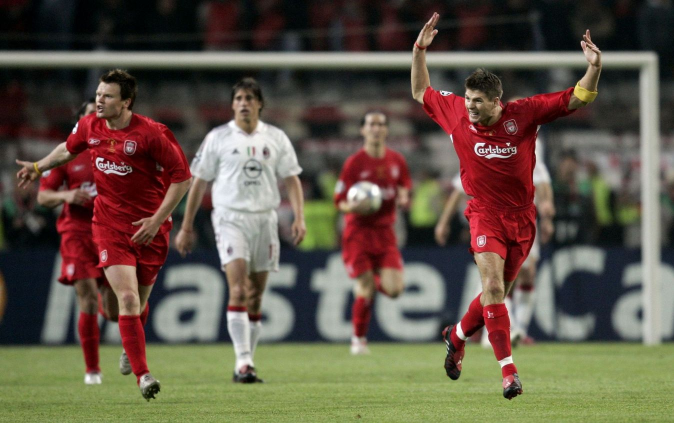
#> input picture istanbulgerrard.jpg, 1348 x 846 px, found by its file name (shown at 1/2 size); the run also reads 1 picture not shown here
$ jupyter execute Playing+with+OpenCV.ipynb   (shell and % lines are left out)
#> lines starting #> are read from the running program, lines starting #| are printed output that depends on the picture; after the words box and inside, x2 and y2 are one past the last pixel; in counts of white or black regions, pixels touching at a corner belong together
## Installing and importing OpenCV

[cell 1]
# Install using ' conda install -c conda-forge opencv ' on anaconda

import cv2

print (cv2.__version__) # no error show, we are good to go!

[cell 2]
import common #some useful opencv functions (can be found in OpenCV samples folder)
import video # some video stuff (can be found in OpenCV samples folder)
import numpy as np # matrix manipulations

#the following are to do with this interactive notebook code
from matplotlib import pyplot as plt # this lets you draw inline pictures in the notebooks
import pylab # this allows you to control figure size
pylab.rcParams['figure.figsize'] = (10.0, 8.0) # this controls figure size in the notebook

Exploring the image

[cell 3]
input_image=cv2.imread('D:\Projects\Playing with OpenCV\istanbulgerrard.jpg')
#> input_image is the input picture: shape (846, 1348, 3); mean B, G, R 72.2, 86.7, 98.1

print('Image size is {}' .format(input_image.size))
#| Image size is 3421224
print('Image shape is {}' .format(input_image.shape))
#| Image shape is (846, 1348, 3)
print('Image datatype is {}' .format(input_image.dtype))
#| Image datatype is uint8

[cell 4]
# Let's check out the image

plt.imshow(input_image)

#### Oh! it's Stevie G!

Color is screwed up coz OpenCV doesn't store images in RGB format, but in BGR format.

[cell 5]
# split channels
b,g,r=cv2.split(input_image)
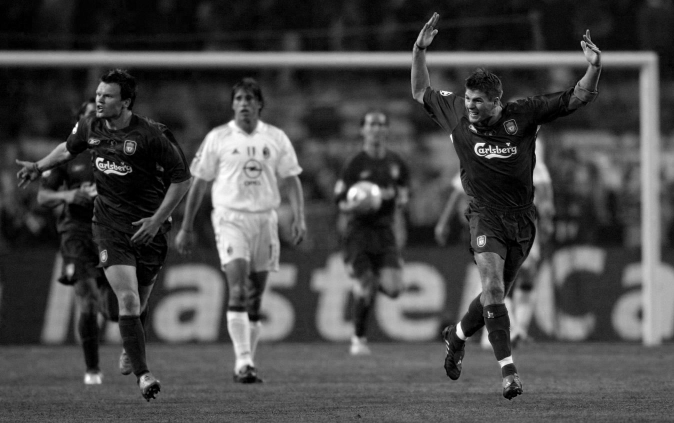
#> b: shape (846, 1348) (shown at 1/2 size); min 0, max 255, mean 72.2
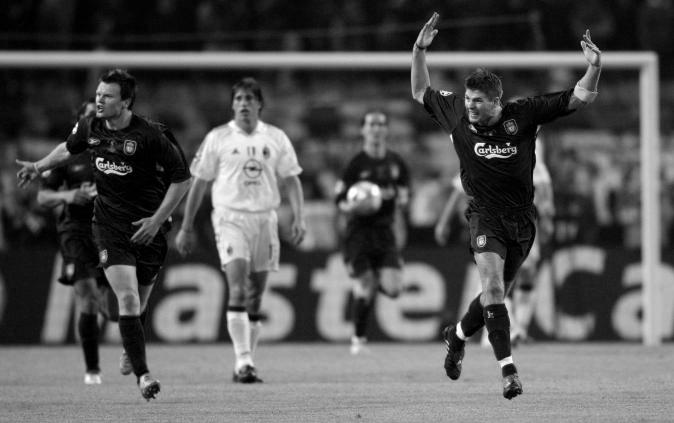
#> g: shape (846, 1348) (shown at 1/2 size); min 0, max 255, mean 86.7
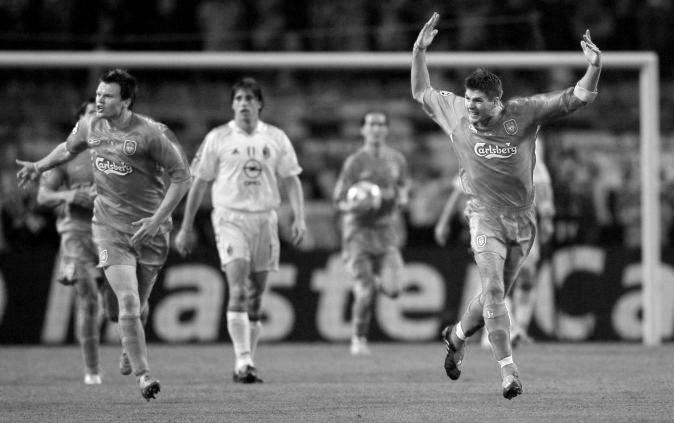
#> r: shape (846, 1348) (shown at 1/2 size); min 0, max 255, mean 98.1
# show one of the channels
plt.imshow(g, cmap='gray')

## converting between colour spaces, merging and splitting channels

[cell 6]
merged=cv2.merge([r,g,b])
# merge takes an array of single channel matrices
plt.imshow(merged)

## Getting image data and setting image data

[cell 7]
pixel = input_image[100,100]
#> pixel = [46, 43, 38]
print(pixel)
#| [46 43 38]

[cell 8]
input_image[100,100] = [0,0,0]
#> input_image: shape (846, 1348, 3); under 0.01% of pixels changed, all inside (x1, y1, x2, y2) = (100, 100, 101, 101)
pixelnew = input_image[100,100]
#> pixelnew = [0, 0, 0]
print (pixelnew)
#| [0 0 0]

## Getting and setting regions of an image

[cell 9]
# Let's try to get Stevie G from the image
sg7 = input_image[0:800, 800:1200]
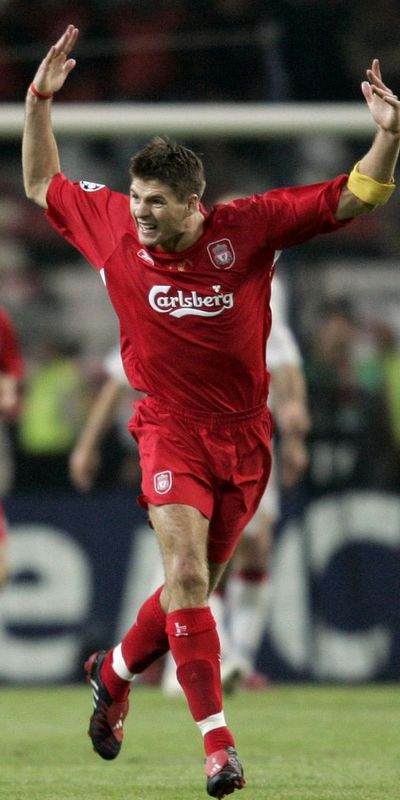
#> sg7: shape (800, 400, 3); mean B, G, R 69.5, 80.9, 99.7

## The key thing to note here is that the slicing works like
##  [top_y:bottom_y, left_x:right_x]
plt.imshow(sg7)

[cell 10]
newimage = cv2.imread('D:/Projects/Playing with OpenCV/newimage.jpg')

# Superimpose cropped image on the real image
newimage[0:0+sg7.shape[0], 0:0+sg7.shape[1]] = sg7
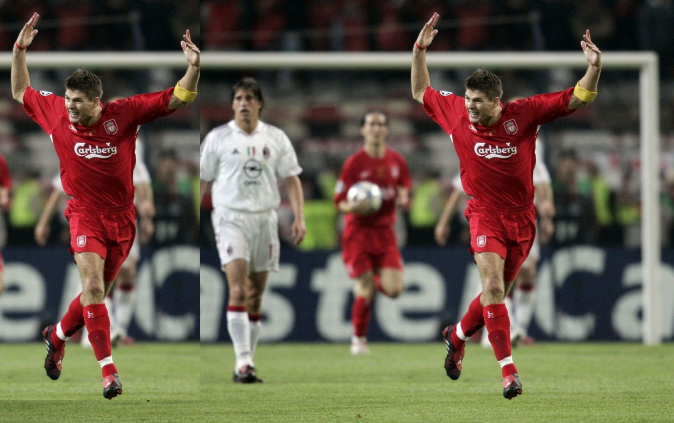
#> newimage: shape (846, 1348, 3) (shown at 1/2 size); mean B, G, R 77.7, 93, 103.9

print(sg7.shape[0])
#| 800
print(sg7.shape[1])
#| 400
plt.imshow(newimage)
